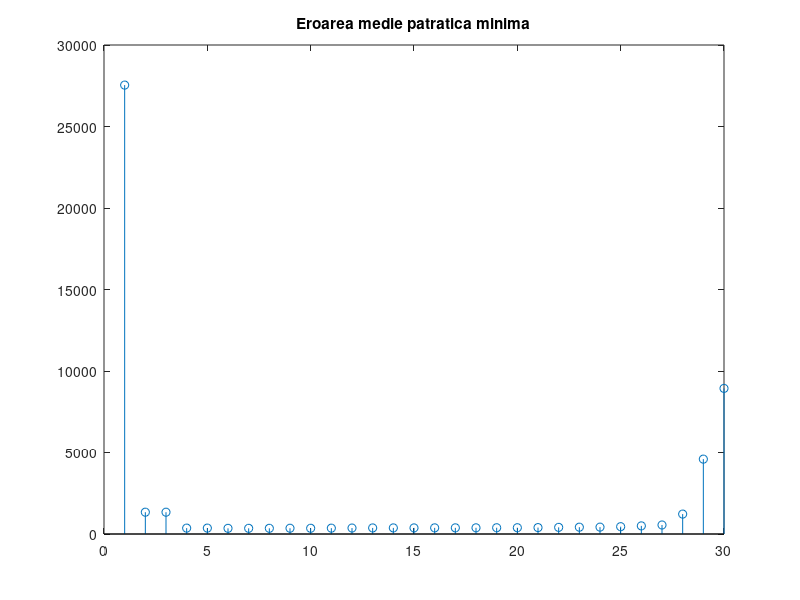
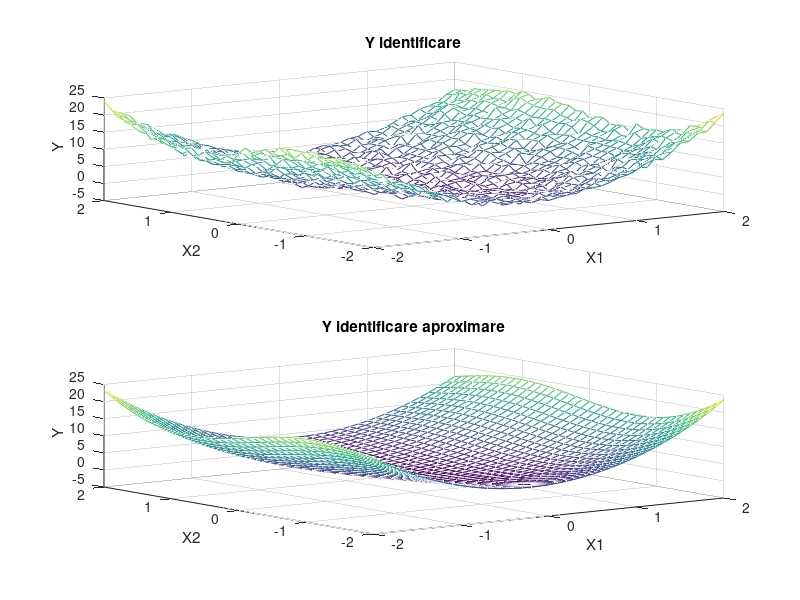
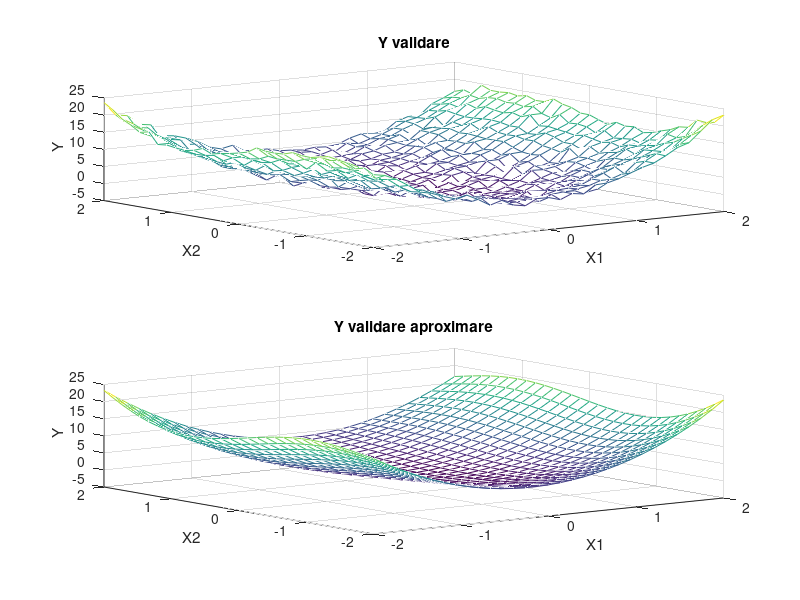

Source code (MATLAB) for these figures, in order:
load('proj_fit_30.mat')
%% date Identificare
x1 = id.X{1};
x2 = id.X{2};
y = id.Y;
%% date Validare
x1v = val.X{1};
x2v = val.X{2};
yv = val.Y;
%% 
nrc = 2; % id  pozitia finala la polinom pe coloane
nrcv = 2; % val  pozitia finala la polinom pe coloane
cntc = 2; % id counter resetare coloana
cntvc = 2; % val counter resetare coloana

phi = zeros(length(x1)*length(x2),1);
phi(:,1) = 1;
Iesire = zeros(length(x1)*length(x2),1);
phiv = zeros(length(x1v)*length(x2v),1);
phiv(:,1) = 1;
Iesirev = zeros(length(x1v)*length(x2v),1);

mse_min = 0;
%%
for m = 1:30

cnt = nrc;
p = 0; %counter nr de linii

for i = 1:length(id.X{1})
    for j = 1:length(id.X{2})
        p = p+1;
        cnt = cntc;
        for k = 0:m
            phi(p,cnt) = (x1(i)^k)*(x2(j)^(m-k));
            cnt = cnt+1;
            if i == 1 && j == 1
                nrc = nrc+1;
            end
        end
    end
end
cntc = nrc;

p = 0;
for i = 1:length(id.Y)
    for j = 1:length(id.Y)
        p = p+1;
        Iesire(p,1) = y(j,i);
    end
end

cntv = nrcv;
pv = 0;

for i = 1:length(val.X{1})
    for j = 1:length(val.X{2})
        pv = pv+1;
        cntv = cntvc;    
        for k = 0:m
            phiv(pv,cntv) = (x1v(i)^k)*(x2v(j)^(m-k));
            cntv = cntv+1;
            if i == 1 && j == 1
                nrcv = nrcv+1;
            end
        end
    end
end
cntvc = nrcv;

pv = 0;
for i = 1:length(val.Y)
    for j = 1:length(val.Y)
        pv = pv+1;
        Iesirev(pv,1) = yv(j,i);
    end
end

theta = phi\Iesire;

yhat = phi*theta;
y = reshape(y,[1,41*41]);

yhatv = phiv*theta;
yv = reshape(yv,[1,31*31]);

mse_id(m) = (1/length(id.X{1})*length(id.X{2}))*sum((y'-yhat).^2);
mse_val(m) = (1/length(val.X{1})*length(val.X{2}))*sum((yv'-yhatv).^2);

if m == 1
   mse_min = mse_val(m);
   phi_corect = phi;
   phiv_corect = phiv;
   Iesire_corect = Iesire;
   Iesirev_corect = Iesirev;
end

if m > 1
    if mse_min > mse_val(m)
        m_min = m;
        phi_corect = phi;
        phiv_corect = phiv;
        Iesire_corect = Iesire;
        Iesirev_corect = Iesirev;
        mse_min = mse_val(m);
    end
end

y = reshape(y,[41,41]);
yv = reshape(yv,[31,31]);
end

theta = phi_corect\Iesire_corect;
yhat = phi_corect*theta;
yhatv = phiv_corect*theta;

y = reshape(y,[1,41*41]);
yv = reshape(yv,[1,31*31]);

mse_id_f = (1/length(id.X{1})*length(id.X{2}))*sum((y'-yhat).^2);
mse_val_f = (1/length(val.X{1})*length(val.X{2}))*sum((yv'-yhatv).^2);

y = reshape(y,[41,41]);
yv = reshape(yv,[31,31]);

yhatv = reshape(yhatv,[31,31]);
yhat = reshape(yhat,[41,41]);

figure;
stem(mse_val),title('Eroarea medie patratica minima');

figure;
subplot(211);
mesh(x1,x2,y),xlabel('X1'),ylabel('X2'),zlabel('Y'), title('Y identificare');
subplot(212);
mesh(x1,x2,yhat),xlabel('X1'),ylabel('X2'),zlabel('Y'), title('Y identificare aproximare');

figure;
subplot(211);
mesh(x1v,x2v,yv),xlabel('X1'),ylabel('X2'),zlabel('Y'), title('Y validare');
subplot(212);
mesh(x1v,x2v,yhatv),xlabel('X1'),ylabel('X2'),zlabel('Y'),title('Y validare aproximare');



